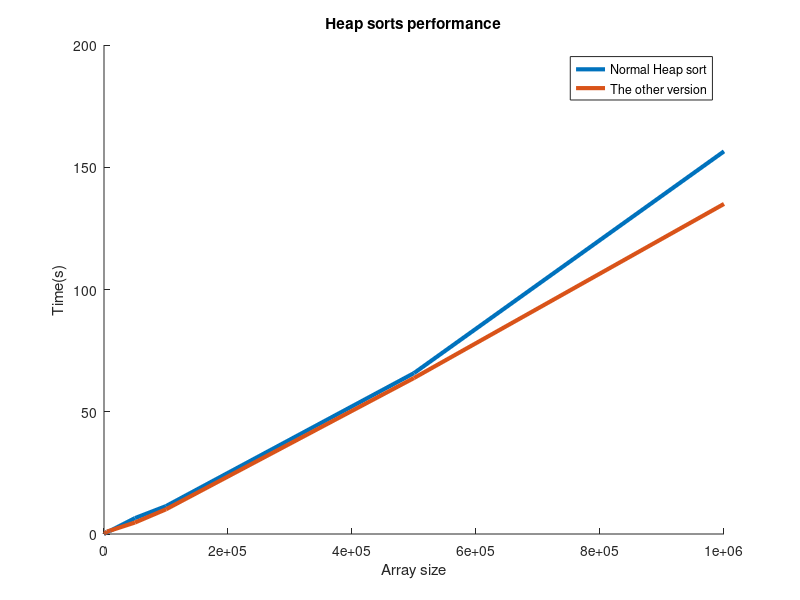

This chart was generated by the following MATLAB code:
%% clears the figure
clf;
%% Initialize the values
size  =    [     1      5      10    100 1000 2000 5000  10000 50000 100000 500000 1000000];
time1_ms = [0.0017  0.004  0.00755 0.092  0.1  0.2 0.9    1.3  6.5   11.4    65.8  156.5];
time2_ms = [0.0017  0.0057 0.0093  0.098  0.24 0.3 1.008  1.4  4.7   10.1    63.8  135];
%% make the plots 
hold on;
plot(size, time1_ms, 'LineWidth', 3);
plot(size, time2_ms, 'LineWidth', 3);
title('Heap sorts performance');
legend('Normal Heap sort','The other version');
xlabel('Array size');
ylabel('Time(s)');
hold off;

